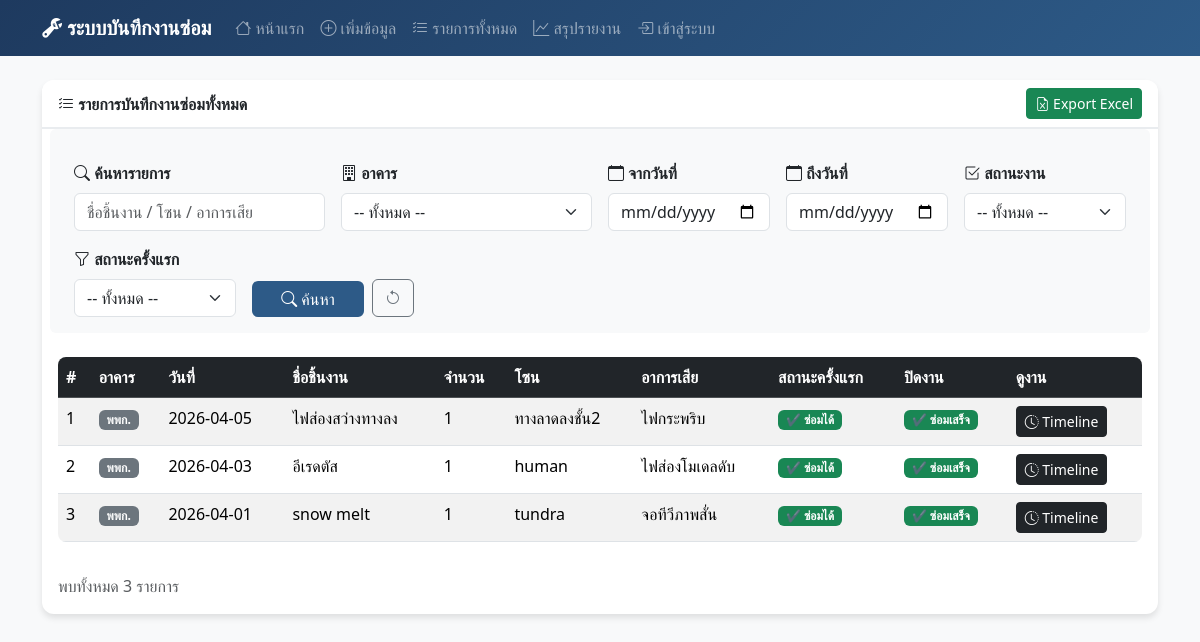
Page /list on the committed database.
### models.py (models this page shows, shortened)
class RepairLog(db.Model):
    __tablename__ = "repair_log"
    id = db.Column(db.Integer, primary_key=True)
    building = db.Column(db.String(64), nullable=False)
    date = db.Column(db.Date, nullable=False)
    item_name = db.Column(db.String(128), nullable=False)
    quantity = db.Column(db.Integer, nullable=False, default=1)
    zone = db.Column(db.String(64), nullable=False)
    fault_desc = db.Column(db.Text, nullable=False)
    status = db.Column(db.Enum('fixable', 'unfixable'), nullable=False)
    notes = db.Column(db.Text)
    job_status = db.Column(db.String(16), nullable=False, default='open')
    final_result = db.Column(db.String(16), nullable=True)
    closed_date = db.Column(db.Date, nullable=True)
    close_note = db.Column(db.Text, nullable=True)
    created_at = db.Column(db.DateTime, default=datetime.utcnow)

### app.py (the view)
@app.route('/list')
def list_logs():
    selected_building = request.args.get('building', '').strip()
    search_text = request.args.get('search', '').strip()
    start_date = request.args.get('start_date', '').strip()
    end_date = request.args.get('end_date', '').strip()
    job_status = request.args.get('job_status', '').strip()
    initial_status = request.args.get('initial_status', '').strip()
    sort_by = request.args.get('sort_by', 'date_desc').strip()
    page = request.args.get('page', 1, type=int)
    query = RepairLog.query
    query = apply_log_filters(query, search_text, selected_building, start_date, end_date, job_status, initial_status)
    query = apply_sorting(query, sort_by)
    logs, total_logs, total_pages, current_page = paginate_query(query, page)
    return render_template(
        'list.html',
        logs=logs,
        total_logs=total_logs,
        current_page=current_page,
        total_pages=total_pages,
        page_numbers=build_pagination_window(current_page, total_pages),
        selected_building=selected_building,
        search_text=search_text,
        start_date=start_date,
        end_date=end_date,
        job_status=job_status,
        initial_status=initial_status,
        sort_by=sort_by
    )

### app.py (called while the page is built, shortened)
def apply_log_filters(query, search_text='', selected_building='', start_date='', end_date='', job_status='', initial_status=''):
    if selected_building:
        query = query.filter(RepairLog.building == selected_building)
    if start_date:
        query = query.filter(RepairLog.date >= datetime.strptime(start_date, '%Y-%m-%d').date())
    if end_date:
        query = query.filter(RepairLog.date <= datetime.strptime(end_date, '%Y-%m-%d').date())
    if job_status:
        query = query.filter(RepairLog.job_status == job_status)
    if initial_status:
        query = query.filter(RepairLog.status == initial_status)
    return query

def apply_sorting(query, sort_by='date_desc'):
    sort_map = {
        'date_desc': [RepairLog.date.desc(), RepairLog.id.desc()],
        'date_asc': [RepairLog.date.asc(), RepairLog.id.asc()],
        'building_asc': [RepairLog.building.asc(), RepairLog.date.desc()],
        'building_desc': [RepairLog.building.desc(), RepairLog.date.desc()],
        'status_asc': [RepairLog.status.asc(), RepairLog.date.desc()],
        'status_desc': [RepairLog.status.desc(), RepairLog.date.desc()],
    }
    return query.order_by(*sort_map.get(sort_by, sort_map['date_desc']))

def paginate_query(query, page, per_page=PER_PAGE):
    total = query.count()
    total_pages = max(1, math.ceil(total / per_page)) if total else 1
    page = min(max(page, 1), total_pages)
    items = query.offset((page - 1) * per_page).limit(per_page).all()
    return items, total, total_pages, page

def build_pagination_window(page, total_pages, radius=2):
    start = max(1, page - radius)
    end = min(total_pages, page + radius)
    return range(start, end + 1)

@app.context_processor
def inject_buildings():
    buildings = Building.query.order_by(Building.name.asc()).all()
    return dict(buildings=buildings, has_buildings=len(buildings) > 0)

### templates/list.html (shortened to what this page needs)
{% extends "base.html" %}
{% block content %}
<div class="card">
    <div class="card-header d-flex flex-wrap justify-content-between align-items-center gap-2">
        <span><i class="bi bi-list-check"></i> รายการบันทึกงานซ่อมทั้งหมด</span>
        <div class="d-flex gap-2">
            <a href="{{ url_for('export_logs_excel', building=selected_building, search=search_text, start_date=start_date, end_date=end_date) }}" class="btn btn-success btn-sm">
                <i class="bi bi-file-earmark-excel"></i> Export Excel
            </a>
        </div>
    </div>
    <div class="card-body">
        <form method="get" class="row g-3 mb-4 p-3 bg-light rounded">
            <div class="col-md-3">
                <label class="form-label fw-bold"><i class="bi bi-search"></i> ค้นหารายการ</label>
                <input type="text" class="form-control" name="search" value="{{ search_text }}" placeholder="ชื่อชิ้นงาน / โซน / อาการเสีย">
            </div>
            <div class="col-md-3">
                <label class="form-label fw-bold"><i class="bi bi-building"></i> อาคาร</label>
                <select name="building" class="form-select">
                    <option value="">-- ทั้งหมด --</option>
                </select>
            </div>
            <div class="col-md-2">
                <label class="form-label fw-bold"><i class="bi bi-calendar"></i> จากวันที่</label>
                <input type="date" class="form-control" name="start_date" value="{{ start_date }}">
            </div>
            <div class="col-md-2">
                <label class="form-label fw-bold"><i class="bi bi-calendar"></i> ถึงวันที่</label>
                <input type="date" class="form-control" name="end_date" value="{{ end_date }}">
            </div>
            <div class="col-md-2">
                <label class="form-label fw-bold"><i class="bi bi-check2-square"></i> สถานะงาน</label>
                <select name="job_status" class="form-select">
                    <option value="">-- ทั้งหมด --</option>
                </select>
            </div>
            <div class="col-md-2">
                <label class="form-label fw-bold"><i class="bi bi-funnel"></i> สถานะครั้งแรก</label>
                <select name="initial_status" class="form-select">
                    <option value="">-- ทั้งหมด --</option>
                </select>
            </div>
            <div class="col-md-2 d-flex align-items-end gap-2">
                <button type="submit" class="btn btn-primary w-100">
                    <i class="bi bi-search"></i> ค้นหา
                </button>
                <a href="{{ url_for('list_logs') }}" class="btn btn-outline-secondary">
                    <i class="bi bi-arrow-counterclockwise"></i>
                </a>
            </div>
        </form>
        {% if logs %}
        <div class="table-responsive">
            <table class="table table-hover table-striped">
                <thead class="table-dark">
                    <tr>
                        <th>#</th>
                        <th>อาคาร</th>
                        <th>วันที่</th>
                        <th>ชื่อชิ้นงาน</th>
                        <th>จำนวน</th>
                        <th>โซน</th>
                        <th>อาการเสีย</th>
                        <th>สถานะครั้งแรก</th>
                        <th>ปิดงาน</th>
                        <th>ดูงาน</th>
                    </tr>
                </thead>
                <tbody>
                    {% for log in logs %}
                    <tr>
                        <td>{{ loop.index }}</td>
                        <td><span class="badge bg-secondary">{{ log.building }}</span></td>
                        <td>{{ log.date }}</td>
                        <td>{{ log.item_name }}</td>
                        <td>{{ log.quantity }}</td>
                        <td>{{ log.zone }}</td>
                        <td>{{ log.fault_desc }}</td>
                        <td>
                            {% if log.status == 'fixable' %}
                            <span class="badge bg-success">✔ ซ่อมได้</span>
                            {% else %}
                            <span class="badge bg-danger">✘ ซ่อมไม่ได้</span>
                            {% endif %}
                        </td>
                        <td>
                            {% if log.job_status == 'closed' %}
                                {% if log.final_result == 'fixed' %}
                                    {% if log.status == 'unfixable' %}
                                    <span class="badge bg-warning text-dark" data-bs-toggle="tooltip" data-bs-placement="top" title="เคยซ่อมไม่ได้ แต่ปิดงานว่าซ่อมเสร็จ">✘ → ✔ ซ่อมเสร็จ</span>
                                    {% else %}
                                    <span class="badge bg-success">✔ ซ่อมเสร็จ</span>
                                    {% endif %}
                                {% else %}
                                <span class="badge bg-warning text-dark">✘ ปิดไม่ได้</span>
                                {% endif %}
                            {% else %}
                                <span class="badge bg-warning text-dark">งานค้างซ่อมไม่ได้</span>
                            {% endif %}
                        </td>
                        <td>
                            <a href="{{ url_for('admin_timeline', id=log.id) }}" class="btn btn-sm btn-dark">
                                <i class="bi bi-clock-history"></i> Timeline
                            </a>
                        </td>
                    </tr>
                    {% endfor %}
                </tbody>
            </table>
        </div>
        <div class="d-flex flex-column flex-md-row justify-content-between align-items-md-center gap-2 mt-3">
            <p class="text-muted mb-0">พบทั้งหมด {{ total_logs }} รายการ</p>
        </div>
        {% else %}
        <div class="text-center py-5 text-muted">
            <i class="bi bi-inbox fs-1"></i>
            <p class="mt-2">ยังไม่มีข้อมูล</p>
        </div>
        {% endif %}
    </div>
</div>
{% endblock %}

### templates/base.html (shortened to what this page needs)
<!doctype html>
<html lang="th">
<head>
    <link href="https://cdn.jsdelivr.net/npm/bootstrap@5.3.3/dist/css/bootstrap.min.css" rel="stylesheet">
    <link rel="stylesheet" href="https://cdn.jsdelivr.net/npm/bootstrap-icons@1.11.3/font/bootstrap-icons.min.css">
</head>
<body>
    <nav class="navbar navbar-expand-lg navbar-dark mb-4">
        <div class="container">
            <a class="navbar-brand" href="{{ url_for('index') }}">
                <i class="bi bi-wrench-adjustable"></i> ระบบบันทึกงานซ่อม
            </a>
            <div class="collapse navbar-collapse" id="navbarNav">
                <ul class="navbar-nav me-auto align-items-lg-center">
                    <li class="nav-item">
                        <a class="nav-link" href="{{ url_for('index') }}"><i class="bi bi-house"></i> หน้าแรก</a>
                    </li>
                    {% if has_buildings %}
                    <li class="nav-item">
                        <a class="nav-link" href="{{ url_for('add') }}"><i class="bi bi-plus-circle"></i> เพิ่มข้อมูล</a>
                    </li>
                    {% endif %}
                    <li class="nav-item">
                        <a class="nav-link" href="{{ url_for('list_logs') }}"><i class="bi bi-list-check"></i> รายการทั้งหมด</a>
                    </li>
                    <li class="nav-item">
                        <a class="nav-link" href="{{ url_for('summary_report') }}"><i class="bi bi-graph-up"></i> สรุปรายงาน</a>
                    </li>
                    <li class="nav-item">
                        {% if session.get('admin_logged_in') %}
                        <a class="nav-link" href="{{ url_for('admin_dashboard') }}"><i class="bi bi-person-check"></i> จัดการระบบ</a>
                        {% else %}
                        <a class="nav-link" href="{{ url_for('admin_login') }}"><i class="bi bi-box-arrow-in-right"></i> เข้าสู่ระบบ</a>
                        {% endif %}
                    </li>
                </ul>
            </div>
        </div>
    </nav>
    <div class="container">
        {% block content %}{% endblock %}
    </div>
</body>
</html>

### templates/base.html (style rules this page uses)
body { background-color: #f8f9fa; }
.navbar { background: linear-gradient(135deg, #1e3a5f 0%, #2d5a87 100%); }
.navbar-brand { font-weight: bold; }
.card { border: none; border-radius: 12px; box-shadow: 0 4px 6px rgba(0,0,0,0.1); }
.card-header { background: white; border-bottom: 2px solid #e9ecef; border-radius: 12px 12px 0 0 !important; font-weight: 600; }
.btn-primary { background: #2d5a87; border: none; }
.table { border-radius: 8px; overflow: hidden; }

### rows in the picture
RepairLog: building "พพก.", date "2026-04-05", item_name "ไฟส่องสว่างทางลง", quantity "1", zone "ทางลาดลงชั้น2", fault_desc "ไฟกระพริบ", status "✔ ซ่อมได้", job_status "✔ ซ่อมเสร็จ"
RepairLog: building "พพก.", date "2026-04-03", item_name "อีเรดตัส", quantity "1", zone "human", fault_desc "ไฟส่องโมเดลดับ", status "✔ ซ่อมได้", job_status "✔ ซ่อมเสร็จ"
RepairLog: building "พพก.", date "2026-04-01", item_name "snow melt", quantity "1", zone "tundra", fault_desc "จอทีวีภาพสั่น", status "✔ ซ่อมได้", job_status "✔ ซ่อมเสร็จ"

### other values in the picture
{{ total_logs }} "3"
